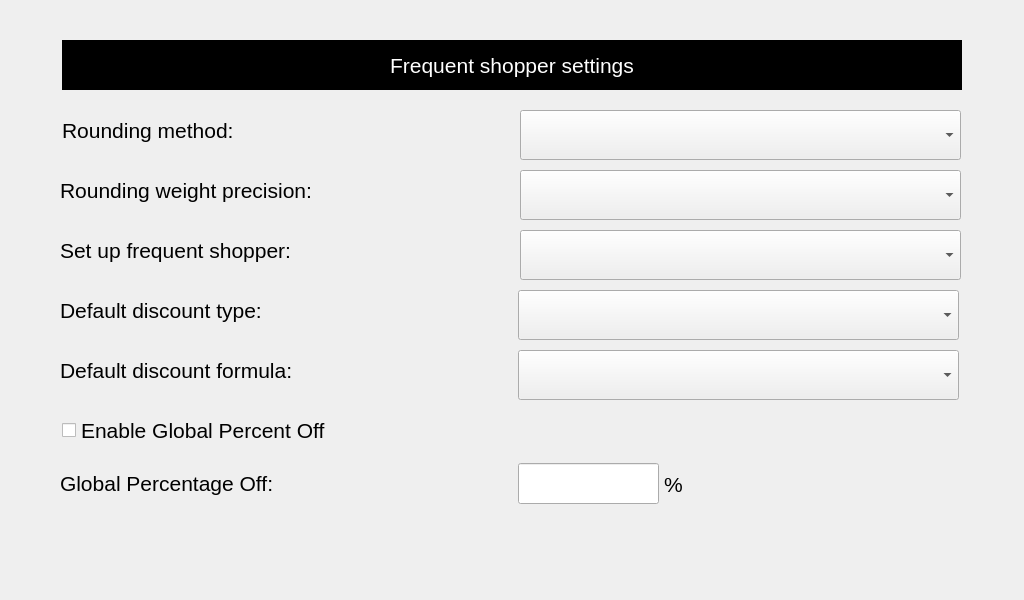
<?xml version="1.0" encoding="UTF-8"?>
<ui version="4.0">
 <class>serviceFrequentShopper</class>
 <widget class="QWidget" name="serviceFrequentShopper">
  <property name="geometry">
   <rect>
    <x>0</x>
    <y>0</y>
    <width>1024</width>
    <height>600</height>
   </rect>
  </property>
  <property name="windowTitle">
   <string>Dialog</string>
  </property>
  <widget class="QLabel" name="lblShopperSettings">
   <property name="geometry">
    <rect>
     <x>62</x>
     <y>40</y>
     <width>900</width>
     <height>50</height>
    </rect>
   </property>
   <property name="font">
    <font>
     <pointsize>16</pointsize>
    </font>
   </property>
   <property name="styleSheet">
    <string notr="true">QLabel
{
	color: white;
     background: black;
 }</string>
   </property>
   <property name="text">
    <string>Frequent shopper settings</string>
   </property>
   <property name="alignment">
    <set>Qt::AlignCenter</set>
   </property>
  </widget>
  <widget class="QLabel" name="lblRoundingMethod">
   <property name="geometry">
    <rect>
     <x>62</x>
     <y>110</y>
     <width>450</width>
     <height>41</height>
    </rect>
   </property>
   <property name="font">
    <font>
     <pointsize>16</pointsize>
    </font>
   </property>
   <property name="text">
    <string>Rounding method:</string>
   </property>
  </widget>
  <widget class="QComboBox" name="cbRoundingMethod">
   <property name="geometry">
    <rect>
     <x>520</x>
     <y>110</y>
     <width>441</width>
     <height>50</height>
    </rect>
   </property>
   <property name="font">
    <font>
     <pointsize>16</pointsize>
    </font>
   </property>
  </widget>
  <widget class="QComboBox" name="cbSetupFrequentShopper">
   <property name="geometry">
    <rect>
     <x>520</x>
     <y>230</y>
     <width>441</width>
     <height>50</height>
    </rect>
   </property>
   <property name="font">
    <font>
     <pointsize>16</pointsize>
    </font>
   </property>
  </widget>
  <widget class="QLabel" name="lblSetUpFrequentShopper">
   <property name="geometry">
    <rect>
     <x>60</x>
     <y>230</y>
     <width>450</width>
     <height>41</height>
    </rect>
   </property>
   <property name="font">
    <font>
     <pointsize>16</pointsize>
    </font>
   </property>
   <property name="text">
    <string>Set up frequent shopper:</string>
   </property>
  </widget>
  <widget class="QLabel" name="lblDefaultDiscountType">
   <property name="geometry">
    <rect>
     <x>60</x>
     <y>290</y>
     <width>450</width>
     <height>41</height>
    </rect>
   </property>
   <property name="font">
    <font>
     <pointsize>16</pointsize>
    </font>
   </property>
   <property name="text">
    <string>Default discount type:</string>
   </property>
  </widget>
  <widget class="QComboBox" name="cbDefaultDiscountType">
   <property name="geometry">
    <rect>
     <x>518</x>
     <y>290</y>
     <width>441</width>
     <height>50</height>
    </rect>
   </property>
   <property name="font">
    <font>
     <pointsize>16</pointsize>
    </font>
   </property>
  </widget>
  <widget class="QComboBox" name="cbDefaultDiscountFormula">
   <property name="geometry">
    <rect>
     <x>518</x>
     <y>350</y>
     <width>441</width>
     <height>50</height>
    </rect>
   </property>
   <property name="font">
    <font>
     <pointsize>16</pointsize>
    </font>
   </property>
  </widget>
  <widget class="QLabel" name="lblDefaultDiscountFormula">
   <property name="geometry">
    <rect>
     <x>60</x>
     <y>350</y>
     <width>450</width>
     <height>41</height>
    </rect>
   </property>
   <property name="font">
    <font>
     <pointsize>16</pointsize>
    </font>
   </property>
   <property name="text">
    <string>Default discount formula:</string>
   </property>
  </widget>
  <widget class="QComboBox" name="cbRoundingWeightPrecision">
   <property name="geometry">
    <rect>
     <x>520</x>
     <y>170</y>
     <width>441</width>
     <height>50</height>
    </rect>
   </property>
   <property name="font">
    <font>
     <pointsize>16</pointsize>
    </font>
   </property>
  </widget>
  <widget class="QLabel" name="lblRoundingWeightPrecision">
   <property name="geometry">
    <rect>
     <x>60</x>
     <y>170</y>
     <width>450</width>
     <height>41</height>
    </rect>
   </property>
   <property name="font">
    <font>
     <pointsize>16</pointsize>
    </font>
   </property>
   <property name="text">
    <string>Rounding weight precision:</string>
   </property>
  </widget>
  <widget class="QCheckBox" name="chkEnableGlobalPercentOff">
   <property name="geometry">
    <rect>
     <x>62</x>
     <y>410</y>
     <width>451</width>
     <height>41</height>
    </rect>
   </property>
   <property name="sizePolicy">
    <sizepolicy hsizetype="Minimum" vsizetype="Fixed">
     <horstretch>0</horstretch>
     <verstretch>0</verstretch>
    </sizepolicy>
   </property>
   <property name="minimumSize">
    <size>
     <width>0</width>
     <height>41</height>
    </size>
   </property>
   <property name="maximumSize">
    <size>
     <width>481</width>
     <height>41</height>
    </size>
   </property>
   <property name="font">
    <font>
     <pointsize>16</pointsize>
    </font>
   </property>
   <property name="text">
    <string>Enable Global Percent Off</string>
   </property>
  </widget>
  <widget class="hobart::numericLineEdit" name="txtGlobalPercentageOff">
   <property name="geometry">
    <rect>
     <x>518</x>
     <y>463</y>
     <width>141</width>
     <height>41</height>
    </rect>
   </property>
   <property name="sizePolicy">
    <sizepolicy hsizetype="Fixed" vsizetype="Fixed">
     <horstretch>0</horstretch>
     <verstretch>0</verstretch>
    </sizepolicy>
   </property>
   <property name="minimumSize">
    <size>
     <width>111</width>
     <height>41</height>
    </size>
   </property>
   <property name="maximumSize">
    <size>
     <width>99999</width>
     <height>41</height>
    </size>
   </property>
   <property name="font">
    <font>
     <pointsize>19</pointsize>
    </font>
   </property>
   <property name="text">
    <string notr="true"/>
   </property>
   <property name="maxLength">
    <number>8</number>
   </property>
  </widget>
  <widget class="QLabel" name="lbGlobalPercentageOff">
   <property name="geometry">
    <rect>
     <x>60</x>
     <y>463</y>
     <width>450</width>
     <height>41</height>
    </rect>
   </property>
   <property name="sizePolicy">
    <sizepolicy hsizetype="Fixed" vsizetype="Fixed">
     <horstretch>0</horstretch>
     <verstretch>0</verstretch>
    </sizepolicy>
   </property>
   <property name="minimumSize">
    <size>
     <width>211</width>
     <height>41</height>
    </size>
   </property>
   <property name="maximumSize">
    <size>
     <width>450</width>
     <height>41</height>
    </size>
   </property>
   <property name="font">
    <font>
     <pointsize>16</pointsize>
    </font>
   </property>
   <property name="text">
    <string>Global Percentage Off:</string>
   </property>
   <property name="alignment">
    <set>Qt::AlignLeading|Qt::AlignLeft|Qt::AlignVCenter</set>
   </property>
  </widget>
  <widget class="QLabel" name="lblGlobalPercentOffProportionalTarePercent">
   <property name="geometry">
    <rect>
     <x>664</x>
     <y>470</y>
     <width>26</width>
     <height>29</height>
    </rect>
   </property>
   <property name="font">
    <font>
     <pointsize>16</pointsize>
     <weight>50</weight>
     <bold>false</bold>
    </font>
   </property>
   <property name="text">
    <string notr="true">%</string>
   </property>
   <property name="alignment">
    <set>Qt::AlignLeading|Qt::AlignLeft|Qt::AlignVCenter</set>
   </property>
  </widget>
 </widget>
 <customwidgets>
  <customwidget>
   <class>hobart::numericLineEdit</class>
   <extends>QLineEdit</extends>
   <header location="global">numericlineedit.h</header>
  </customwidget>
 </customwidgets>
 <resources/>
 <connections/>
</ui>
